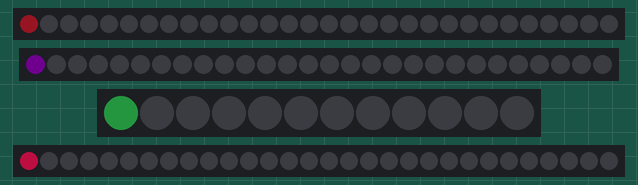
Recording of a sketch running on a simulated ESP8266 (NodeMCU). On the bench: 2 × 30 RGB LEDs in strip order, left to right, 28 RGB LEDs in strip order, left to right, 12 RGB LEDs in strip order, left to right. Dim RGB values are drawn brighter than linear.

Above: at 0.15 s.
At 5.0 s:
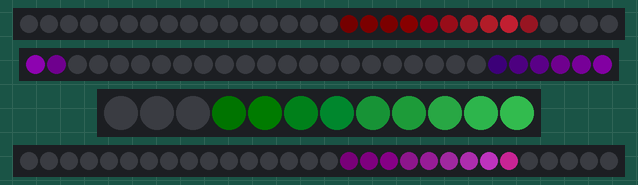
At 10.14 s:
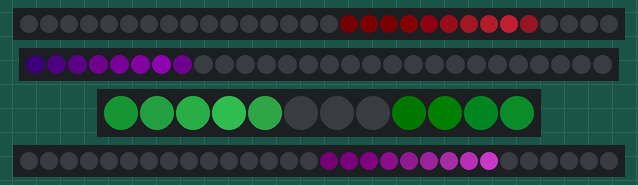
At 19.83 s:
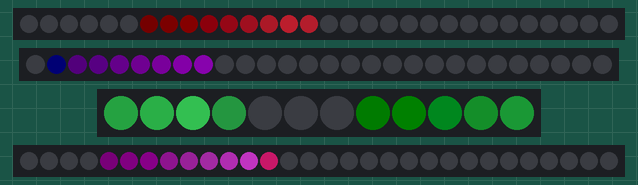
At 29.81 s:
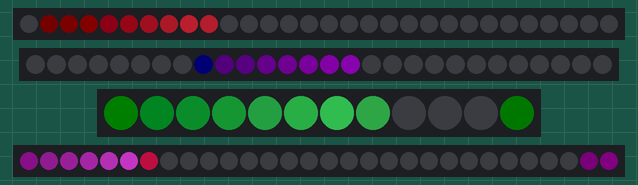
At 39.8 s:
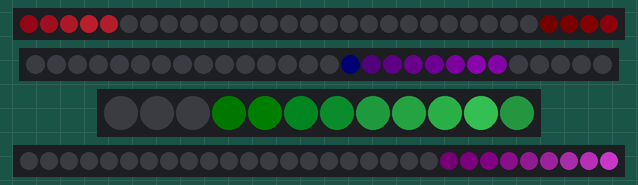

The sketch:

led_test.ino
```cpp
/*
 *  LED test
 *
 *  Will show a nice fadey animation on four lines of LEDs.
 *  The strips must have 30, 28, 12 and 30 leds respectively.
 *
 */

// These are some settings for fastLED to work with the esp8266
#define FASTLED_ESP8266_RAW_PIN_ORDER
#define FASTLED_ESP8266_NODEMCU_PIN_ORDER
#define FASTLED_ESP8266_D1_PIN_ORDER
#define FASTLED_ALLOW_INTERRUPTS 0

#include <FastLED.h>
FASTLED_USING_NAMESPACE

// These are some settings to tell fastLED what kind of LEDs you have
// and how we want them to run in terms of brightness etc.
#define LED_TYPE    WS2812B
#define COLOR_ORDER GRB
#define BRIGHTNESS         100
#define FRAMES_PER_SECOND  120

// There are four lines of LEDs, A,B,C and D.

// These are the pins for each of them
#define LED_PIN_A   D3
#define LED_PIN_B   D4
#define LED_PIN_C   D5
#define LED_PIN_D   D6

// This is the number of LEDs in each line
#define NUM_LEDS_A    30
#define NUM_LEDS_B    28
#define NUM_LEDS_C    12
#define NUM_LEDS_D    30

// In total there are 100 LEDs, each LED can be thought of as having an ID of 0-99.
#define NUM_LEDS 100

// These variables store the ID of the first LED in each line.
// A starts at 0 (and goes up to 29)
// Therefore B starts at 30 (and goes up to 57) etc etc
#define START_LEDS_A    0
#define START_LEDS_B    30
#define START_LEDS_C    58
#define START_LEDS_D    70

// This creates an array of the LEDs
CRGB leds[NUM_LEDS];

// // //

// These variables are for the animation
// During the animation, we move down each line, lighting up each LED in turn
// (We then also slightly darken every LED in the line, so that only LEDs that have been lit up recently look bright)
// These variables hold ID of the LED we're lighting up this turn,
// here we set them all to start with the first ID in that line.
float lightA = START_LEDS_A;
float lightB = START_LEDS_B;
float lightC = START_LEDS_C;
float lightD = START_LEDS_D;

void setup() {

  // FAST LED STUFF
  // Tell FastLED about the LED strip configuration
  FastLED.addLeds<LED_TYPE,LED_PIN_A,COLOR_ORDER>(leds, START_LEDS_A, NUM_LEDS_A).setCorrection(TypicalLEDStrip);
  FastLED.addLeds<LED_TYPE,LED_PIN_B,COLOR_ORDER>(leds, START_LEDS_B, NUM_LEDS_B).setCorrection(TypicalLEDStrip);
  FastLED.addLeds<LED_TYPE,LED_PIN_C,COLOR_ORDER>(leds, START_LEDS_C, NUM_LEDS_C).setCorrection(TypicalLEDStrip);
  FastLED.addLeds<LED_TYPE,LED_PIN_D,COLOR_ORDER>(leds, START_LEDS_D, NUM_LEDS_D).setCorrection(TypicalLEDStrip);

  // Set master brightness control
  FastLED.setBrightness(BRIGHTNESS);
}

void loop() {

  // Call the animation function
  pinkAndBlue();

  // Send the 'leds' array out to the actual LED strip and make it show up!
  FastLED.show();

  // Insert a delay to keep the framerate modest
  FastLED.delay(1000/FRAMES_PER_SECOND);

}

void pinkAndBlue(){

  // In every frame, we increment the variables,
  // so that the LED we're lighting up will move down the line
  lightA += 0.20;
  lightB += 0.20;
  lightC += 0.20;
  lightD += 0.20;

  // If we've reached the end of a line, go back to the beginning
  if (lightA > START_LEDS_B){
    lightA = START_LEDS_A;
  }

  if (lightB >= START_LEDS_C){
    lightB = START_LEDS_B;
  }

  if (lightC >= START_LEDS_D){
    lightC = START_LEDS_C;
  }

  if (lightD >= NUM_LEDS){
    lightD = START_LEDS_D;
  }

  // Go through ALL the leds, and fade them towards black/dark a bit
  fadeToBlackBy( leds, NUM_LEDS, 20);

  // Light up the current chosen LED in each line, each line does a slightly different colour for fun
  // These colours are in hue, saturation, brightness format (each out of 255)
  // E.g. in the first one, 247 is the hue, 151 is the saturation, 125 is brightness.
  leds[(int)lightA] += CHSV( 247, 151, 125);
  leds[(int)lightB] += CHSV( 203, 200, 125);
  leds[(int)lightC] += CHSV( 112, 130, 125);
  leds[(int)lightD] += CHSV( 235, 190, 255);

}
```
